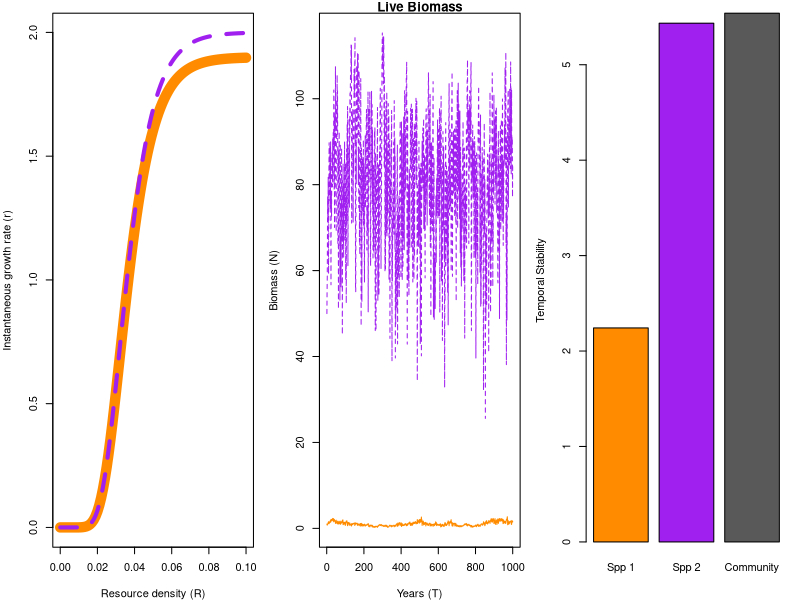
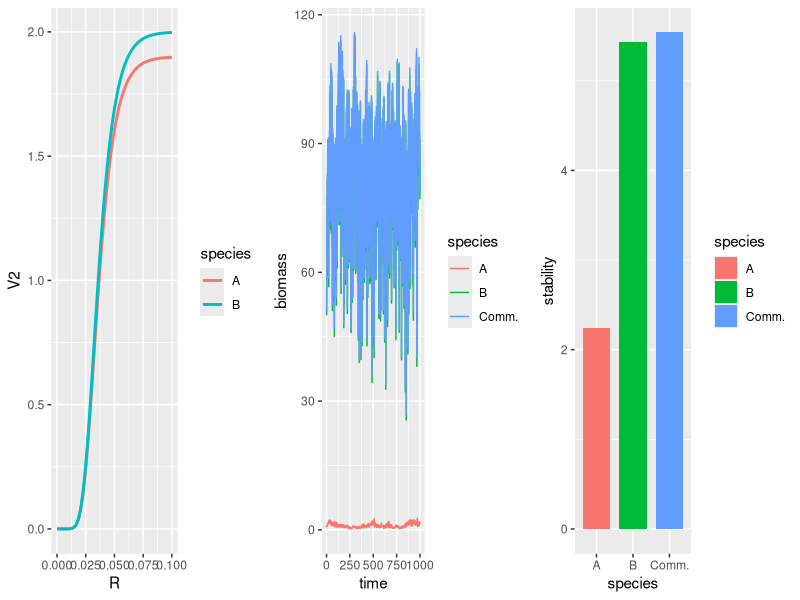

Recreate these plots in R, in order.
#~~~~~~~~~~~~~~~~~~~~~~~~~~~~~~~~~~~~~~~~~~~~~~~~~~~~~~~~~~~~~~~~#
## Semi-discrete temporal storage effect model of two species   ## 
## coexisting on one essential resource                         ##
#~~~~~~~~~~~~~~~~~~~~~~~~~~~~~~~~~~~~~~~~~~~~~~~~~~~~~~~~~~~~~~~~#

####
#### 11/4/2014
#### atredenn@gmail.com
####

# species "split" themselves between a dormant, low-mortaility stage (D) and a higher mortality, high growth stage (N)
# the single resource is R
# There are two sources of variability: an environmental cue that drives the storage effect, and resource variability

# clear the workspace
rm(list=ls())

####
#### Load relevant libraries
####
library(deSolve)
library(mvtnorm)
library(ggplot2)
library(reshape2)
library(gridExtra)

####
#### Parameters
####
maxTime <- 1000 #simulation run time
c <- c(1,1) #not used for now, could be a "cost" parameter for biomass storage
b <- c(0.5, 0.5) #also not used, could be assimilation efficiency
mD <- c(0.0001, 0.0001) #dormant state continuous death rate
r <- c(1.9, 2) #live state intrinsic growth rates
K2 <- c(100, 100) #rate of approaching max growth rate
K <- c(25,25) #offset for growth rate function
mN <- c(0.1, 0.1) #live state continuous death rate
a <- 0.5 #resource turnover rate
S <- 10 #average resource supply rate
sVar <- 5 #resource supply rate variability
sigE <- 0.5 #environmental cue variability
rho <- -0.7 #environmental cue correlation between species
Rmu <- 2
Rsd <- 0

####
#### Model function
####
#continuous model
updateDNR <- function(t, DNR, parms){
  with(as.list(c(DNR, parms)), {
    dD1dt = -(mD[1]*D1)
    dD2dt = -(mD[2]*D2)
    dN1dt = N1*(r[1]*exp(-K[1]*(exp(-K2[1]*R)))) - mN[1]*N1
    dN2dt = N2*(r[2]*exp(-K[2]*(exp(-K2[2]*R)))) - mN[2]*N2
    dRdt = a*(S-R) - ((N1*(r[1]*exp(-K[1]*(exp(-K2[1]*R))))) + (N2*(r[2]*exp(-K[2]*(exp(-K2[2]*R))))))
    list(c(dD1dt, dD2dt, dN1dt, dN2dt, dRdt)) #output
  })
}

#discrete model: pulses of N-D transitions (difference equations)
gfun <- function(t, y, parms){
  with (as.list(y),{
    g1 <- gVec1[t]
    g2 <- gVec2[t]
    D1 <- D1 - (N1+D1)*g1 + N1
    D2 <- D2 - (N2+D2)*g2 + N2
    N1 <- 0+(N1+D1)*g1
    N2 <- 0+(N2+D2)*g2
    R <- Rnow[t]
    return(c(D1, D2, N1, N2, R))
  })
}


####
#### Simulate model
####
#function for transition fraction time series
getG <- function(sigE, rho, nTime){
  varcov <- matrix(c(sigE, rho*sigE, rho*sigE, sigE), 2, 2)
  e <- rmvnorm(n = nTime, mean = c(0,0), sigma = varcov)
  g <- exp(e) / (1+exp(e))
  return(g)
}
gVec <- getG(sigE = sigE, rho = rho, nTime = maxTime)
gVec1 <- gVec[,1]
gVec2 <- gVec[,2]

Rnow <- rlnorm(maxTime, Rmu, Rsd)
  
simTime <- seq(1,maxTime,by=1)
parms <- list(
  c = c,
  b = b,
  mD = mD,
  r = r,
  K = K,
  mN = mN, 
  a = a,
  S = S
)
DNR <- c(D=c(1,50), N=c(1,50),R=1) #initial conditions

#run the model
output = as.data.frame(ode(y = DNR, times = simTime, func = updateDNR,
                           parms = parms, events = list(func = gfun, times=simTime)))


####
#### Plot results
####
par(mfrow=c(1,3),mar=c(4,4,1,1))
R <- seq(0,0.1,0.001)
getR <- function(r, R, K){
  out1 <- (r[1]*exp(-K[1]*(exp(-K2[1]*R))))
  out2 <- (r[2]*exp(-K[2]*(exp(-K2[2]*R)))) 
  return(cbind(out1, out2))
}
tmp<-getR(r, R, K)
matplot(R, tmp, type="l", col=c("darkorange", "purple"), lty=c(1,2), 
        ylab="Instantaneous growth rate (r)", xlab="Resource density (R)", lwd=c(10,4))

matplot(simTime, output[,4:5], type="l", main="Live Biomass", 
        col=c("darkorange", "purple"), xlab="Years (T)", ylab="Biomass (N)")

# matplot(simTime, output[,2:3], type="l", main="Dormant Biomass", 
#         col=c("darkorange", "purple"), xlab="Years (T)", ylab="Biomass (D)")

ts <- c((mean(output[,4])/sd(output[,4])), 
         (mean(output[,5])/sd(output[,5])), 
         (mean(output[,4]+output[,5])/sd(output[,4]+output[,5])))
barplot(ts, names.arg = c("Spp 1", "Spp 2", "Community"), ylab="Temporal Stability", col=c("darkorange", "purple", "grey35"))

synch <- var(output[,4]+output[,5])/(sd(output[,4])+sd(output[,5]))^2
synch

growth_rate <- as.data.frame(rbind(cbind(R, tmp[,1]), cbind(R, tmp[,2])))
growth_rate$species <- c(rep("A", length(R)), rep("B", length(R)))

out_mod <- data.frame(time = rep(simTime, 3),
                      species = c(rep("A", maxTime), rep("B", maxTime), rep("Comm.", maxTime)),
                      biomass = c(output[,4], output[,5], output[,4]+output[,5]))

ts_df <- data.frame(species=c("A", "B", "Comm."),
                    stability=ts)

g1 <- ggplot(growth_rate, aes(x=R, y=V2, color=species))+
  geom_line(size=1)
g2 <- ggplot(out_mod, aes(x=time, y=biomass, color=species))+
  geom_line()
g3 <- ggplot(ts_df, aes(x=species, y=stability, fill=species))+
  geom_bar(stat = "identity", width=0.75)
g_all <- grid.arrange(g1, g2, g3, nrow=1)


# # plot the growth rate functions for each species
# R <- seq(0,1,0.01)
# getR <- function(r, R, K){
#   out1 <- r[1]*R/(K[1]+R)
#   out2 <- r[2]*R/(K[2]+R)  
#   return(cbind(out1, out2))
# }
# tmp<-getR(r, R, K)
# matplot(R, tmp, type="l", col=c("darkorange", "purple"), 
#         ylab="Intrinsic growth rate (r)", xlab="Resource density (R)")
